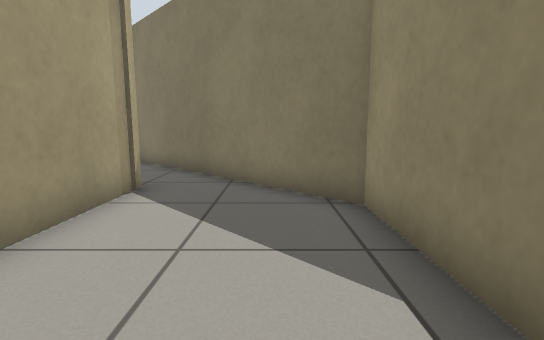
[1] (above)

16 first-person views from a walk through a robot-simulator world made for Gazebo. The camera is 0.64 m above the floor, tilts 8° down and sees 85° across. The floor is counted in squares, 0.5 m on a side. Each view is taken from the middle of a square. On the plan, view 1 faces up. The plan holds only what a view shows up to about 13 squares ahead; the rest is blank.

[2]
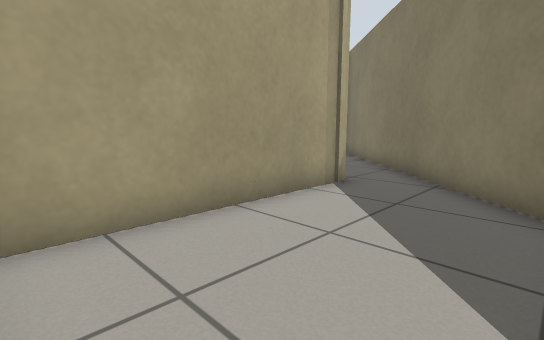

[3]
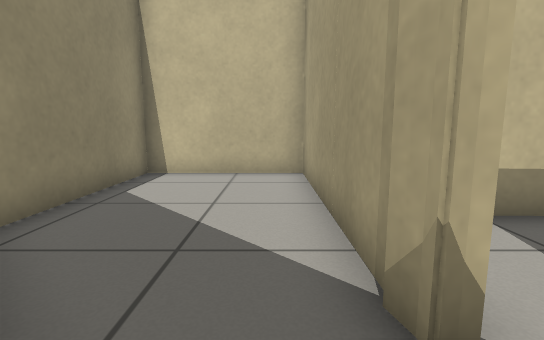

[4]
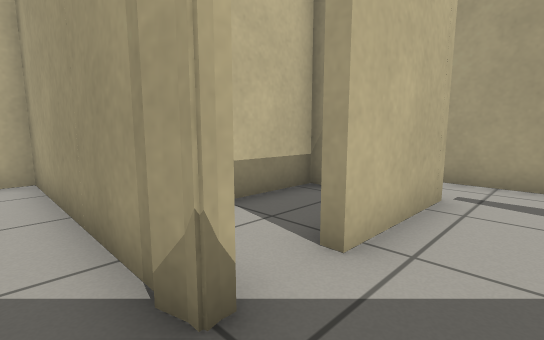

[5]
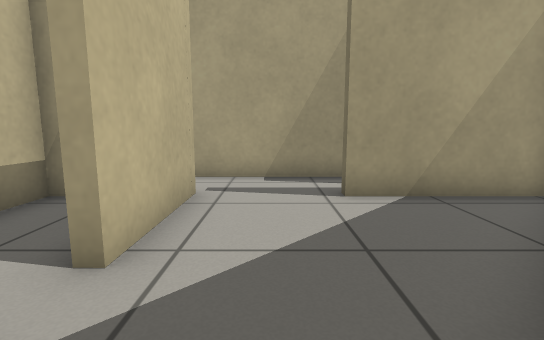

[6]
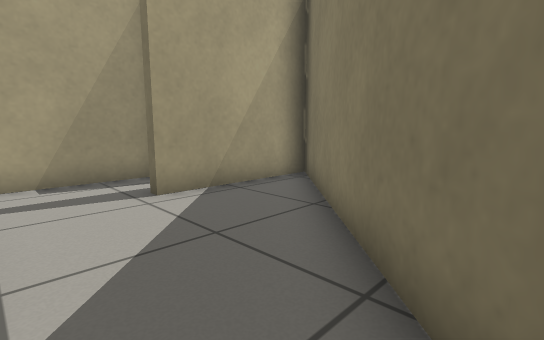

[7]
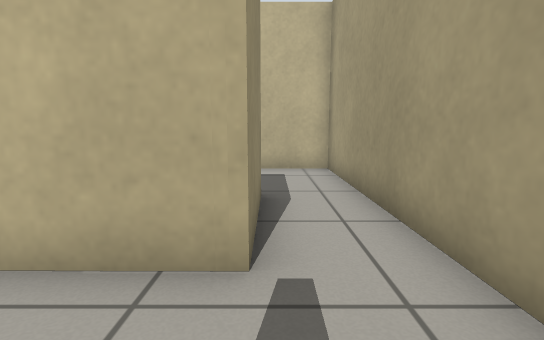

[8]
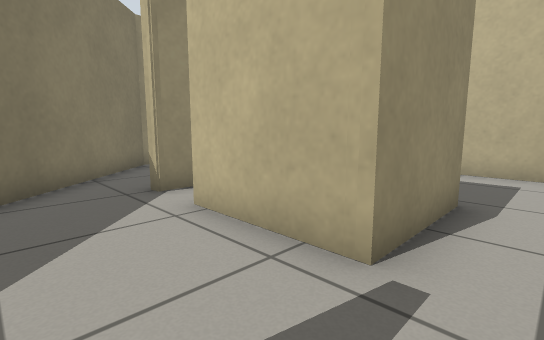

[9]
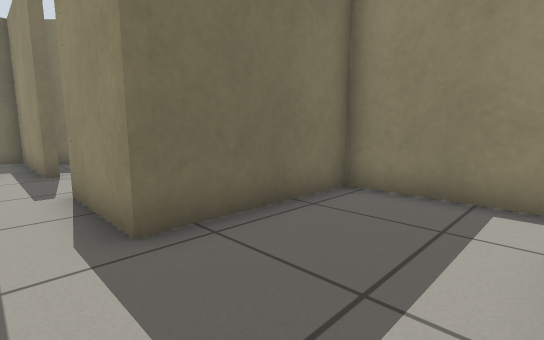

[10]
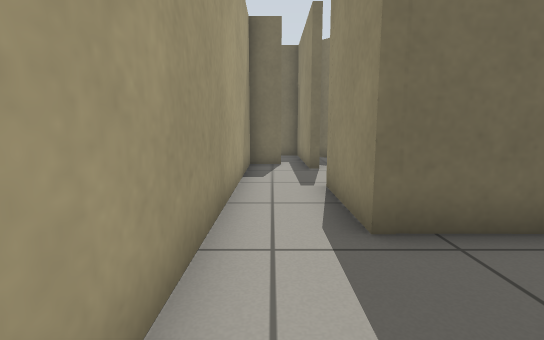

[11]
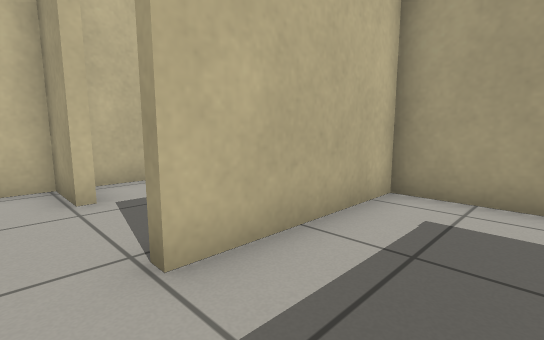

[12]
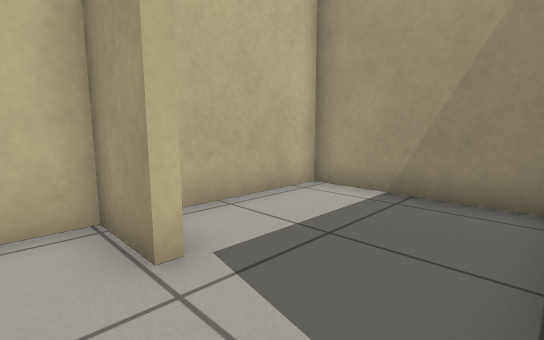

[13]
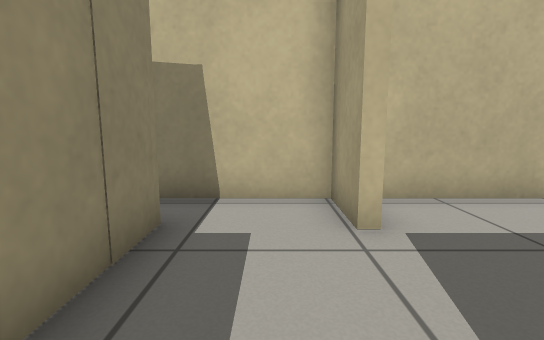

[14]
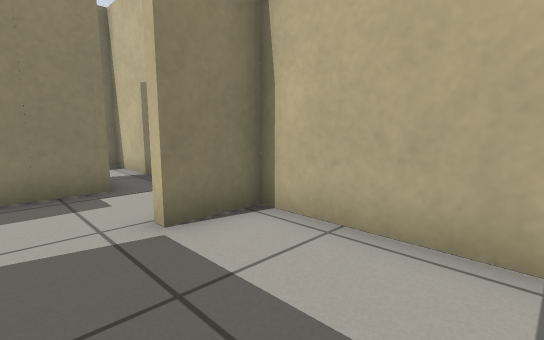

[15]
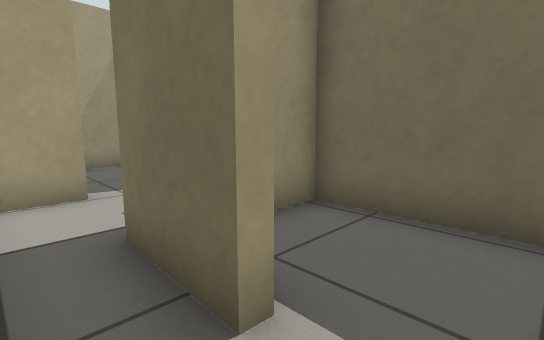

[16]
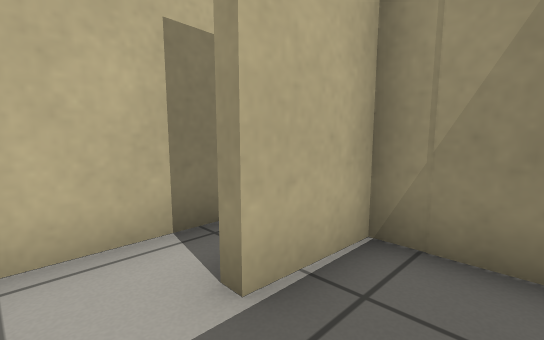

### Floor plan
Points are (right, up) in squares from view 1. A wall is a line through its corners. A room is listed if a view was taken in it or the views show most of it. See-through windows are left out.
Room 1 (views 1, 2, 3, 4, 5, 6)
walls: (-2.9, 6.5) (-2.8, 5.9); (-2.9, 6.5) (-2.9, -0.4) (1.6, -0.4) (1.5, 4.8) (-2.1, 8.5)
ways out: opening at (-3, 7.5)
Room 2 (views 7, 8, 9, 10, 11, 12, 13)
walls: (-3.2, 0.1) (-3.2, 3.5) (-7.8, 3.5) (-7.8, 6.5); (-7.5, 9.4) (-7.8, 9.4) (-7.8, 14.1); (-8.6, 10.6) (-9.8, 10.6) (-9.8, -0.4) (-5, -0.4)
ways out: opening at (-4.5, -1) to room 3; opening at (-8, 8)
Room 3 (view 14)
walls: (-2.5, -3.9) (-2.5, -1.5); (-9.8, -1.1) (-9.8, -5.3) (-5.4, -5.3) (-5.4, -3.6) (-5.1, -3.6) (-5.1, -5.3)
ways out: opening at (-4.5, -1) to room 2; opening at (-3.5, -4) to room 6
Room 4 (views 15, 16)
walls: (-0.4, -5.3) (1.6, -5.3); (1, -0.7) (-2.2, -0.7) (-2.2, -3.6) (-0.3, -3.7)
ways out: opening at (-1.5, -5) to room 6
Room 5 (no view inside)
walls: (-4.6, 6.5) (-4.6, 6.1); (-3.2, 5.6) (-3.2, 6.4); (-7.6, 3.8) (-5.2, 3.8)
ways out: opening at (-4, 6)
Room 6 (no view inside)
walls: (-5.1, -5.3) (-0.4, -5.3); (-0.3, -4) (-2.5, -3.9)
ways out: opening at (-3.5, -4) to room 3; opening at (-1.5, -5) to room 4

Where each view was taken, in squares from view 1:
view 1: 0 up, 0 right, facing up
view 2: 0 up, 1 right, facing up-left
view 3: 8 up, 2 left, facing down
view 4: 8 up, 2 left, facing down-left
view 5: 8 up, 2 left, facing left
view 6: 7 up, 2 left, facing up-left
view 7: 9 up, 8 left, facing down
view 8: 9 up, 9 left, facing down-right
view 9: 0 up, 9 left, facing up-right
view 10: 0 up, 9 left, facing up
view 11: 2 up, 4 left, facing down-left
view 12: 1 down, 4 left, facing down-left
view 13: 0 up, 4 left, facing down
view 14: 2 down, 9 left, facing down-right
view 15: 5 down, 1 right, facing up-left
view 16: 2 down, 1 right, facing down-left
